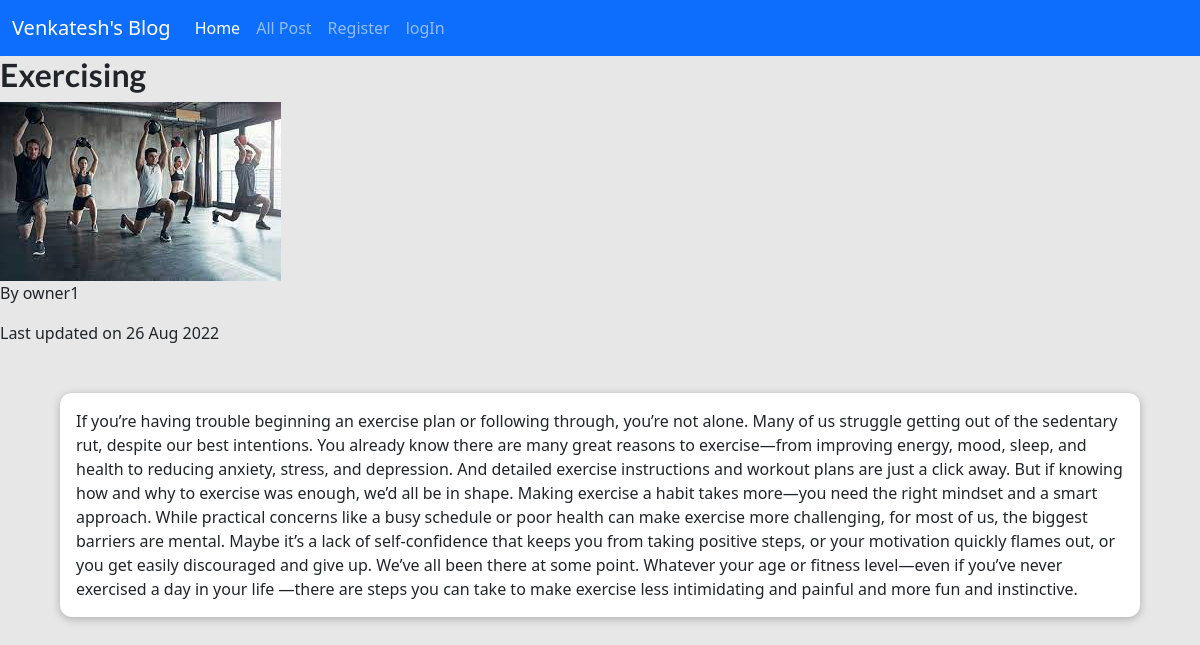
The page /posts/exercising on the database its author committed.
### blog/models.py (models this page shows)
class Post(models.Model):
    title = models.CharField(max_length=150, unique=True)
    excerpt = models.CharField(max_length=200)
    image = models.ImageField(upload_to="posts", null=True)
    date = models.DateField(auto_now=True)
    slug = AutoSlugField(populate_from="title", unique=True)
    content = models.TextField()
    author = models.ForeignKey(User, on_delete=models.CASCADE)
    status = models.CharField(
        max_length=2, choices=choices, null=True
    )
    category = models.ForeignKey(
        Category, on_delete=models.CASCADE, null=True
    )

### account/models.py (models this page shows)
class User(AbstractUser):
    is_author=models.BooleanField(default=False)

### blog/views.py (the view)
def post_detail(request, slug):
    identified_post = get_object_or_404(Post, slug=slug)
    return render(
        request, "blog/post-detail.html", {"post": identified_post}
    )

### blog/templates/blog/post-detail.html (shortened to what this page needs)
{% extends "base.html" %}
{% load static %}
{% block css_files %}
 <link rel="stylesheet" href="{% static "blog/post-detail.css" %}" />
{% endblock %}
{% block content %}
 <section>
    <h2>{{ post.title }}</h2>
    <article>
        <img src="{{ post.image.url }}" alt="{{ post.title }}" />
        <address>By {{ post.author }}</address>
        <div>
            Last updated on <time>{{ post.date|date:"d M Y" }}</time>
        </div>
 </section>
 <main>
    {{ post.content }}
 </main>
{% endblock %}

### templates/base.html (shortened to what this page needs)
{% load static %}
<!DOCTYPE html>
<html>
  <head>
    <link href="https://cdn.jsdelivr.net/npm/bootstrap@5.0.2/dist/css/bootstrap.min.css" rel="stylesheet">
    <link rel="stylesheet" href="{% static "app.css" %}">
    {% block css_files %}{% endblock %}
</head>
<body>
  <nav class="navbar navbar-expand-lg navbar-dark bg-primary">
    <div class="container-fluid">
      <a class="navbar-brand" href="{% url "starting-page" %}">Venkatesh's Blog</a>
      <div class="collapse navbar-collapse" id="navbarSupportedContent">
        <ul class="navbar-nav me-auto mb-2 mb-lg-0">
          <li class="nav-item">
            <a class="nav-link active" aria-current="page" href="/">Home</a>
          </li>
          <li class="nav-item">
            <a class="nav-link" href="{% url "posts-page" %}">All Post</a>
          </li>
          {% if user.is_authenticated %}
          <li class="nav-item">
            <a class="nav-link" href="{% url "logout" %}">logout</a>
          </li>
          {% if user.is_author %}
          {% comment %} <li class="nav-item">
            <a class="nav-link" href="{% url "update_blog" %}">Update Blog</a>
          </li> {% endcomment %}
          <li class="nav-item">
            <a class="nav-link" href="{% url "upload" %}">Upload File</a>
          </li>
          <li class="nav-item">
            <a class="nav-link" href="{% url "add_category" %}">Add a Category</a>
          <li class="nav-item">
            <a class="nav-link" href="{% url "my-posts" %}">My Post</a>
          </li>
          {% endif %}
          {% else %}
          <li class="nav-item">
            <a class="nav-link" href="{% url "register" %}">Register</a>
          </li>
          <li class="nav-item">
            <a class="nav-link" href="{% url "logIn" %}">logIn</a>
          </li>
          {% endif %}
      </div>
    </div>
  </nav>
     {% block content %}
     {% endblock %}
</body>
</html>

### static/app.css (style rules this page uses)
* { box-sizing: border-box; }
html { font-family: 'Open Sans', 'Lato', sans-serif; }
body { margin: 0; }
h1, h2, h3 { font-family: 'Lato', sans-serif; font-weight: bold; }

### static/blog/post-detail.css (style rules this page uses)
body { background-color: #e7e7e7; }
main { width: 90%; max-width: 90rem; margin: 3rem auto; background-color: white; padding: 1rem; border-radius: 12px; box-shadow: 0 2px 8px rgba(0, 0, 0, 0.25); }

### rows shown on the page
Post: title "Exercising", image (picture), author "owner1", date "26 Aug 2022", content "If you’re having trouble beginning an exercise plan or following through, you’re not alone. Many of us struggle getting out of the sedentary rut, despite our best intentions. You already know there are many great reasons to exercise—from improving energy, mood, sleep, and health to reducing anxiety, stress, and depression. And detailed exercise instructions and workout plans are just a click away. But if knowing how and why to exercise was enough, we’d all be in shape. Making exercise a habit takes more—you need the right mindset and a smart approach. While practical concerns like a busy schedule or poor health can make exercise more challenging, for most of us, the biggest barriers are…"
